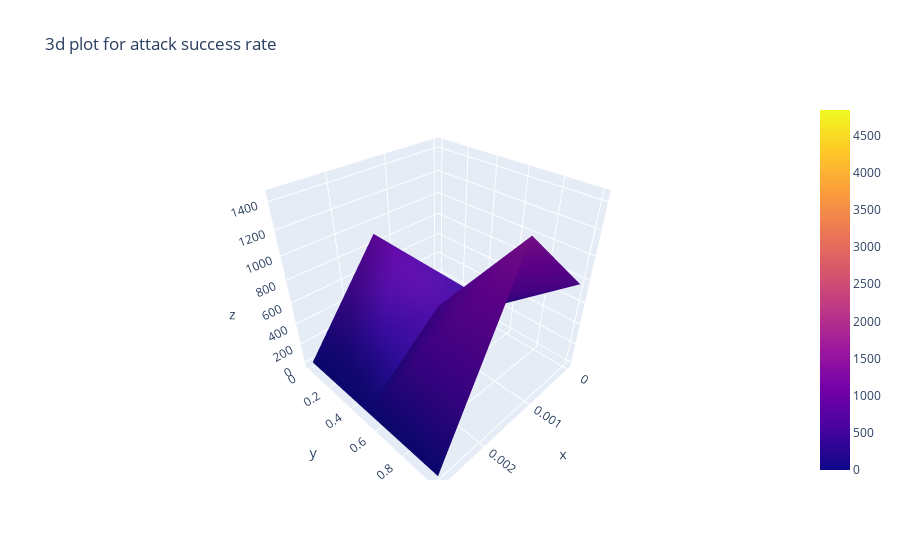

Source (notebook cell):
### Code cell
z=df[['mway_dist','police_dis','success_attack']].values
sh_1,sh_2=z.shape
x,y=np.linspace(0,1,sh_1),np.linspace(0,1,sh_2)
fig=go.Figure(data=[go.Surface(x=x,y=y,z=z)])
fig.update_layout(title='3d plot for attack success rate',autosize=False)
fig.show()

### Figure 1 — Plotly figure (JSON) as saved in the notebook; plotly's stock layout.template omitted (floating-point values rounded to 4 significant figures; data arrays with more than 128 entries replaced by an {"elided": "..."} marker saying what was removed)
{"data": [{"type": "surface", "x": {"elided": "723 float values"}, "y": [0, 0.5, 1], "z": {"elided": "723x3 float values"}}], "layout": {"autosize": false, "title": {"text": "3d plot for attack success rate"}}}
